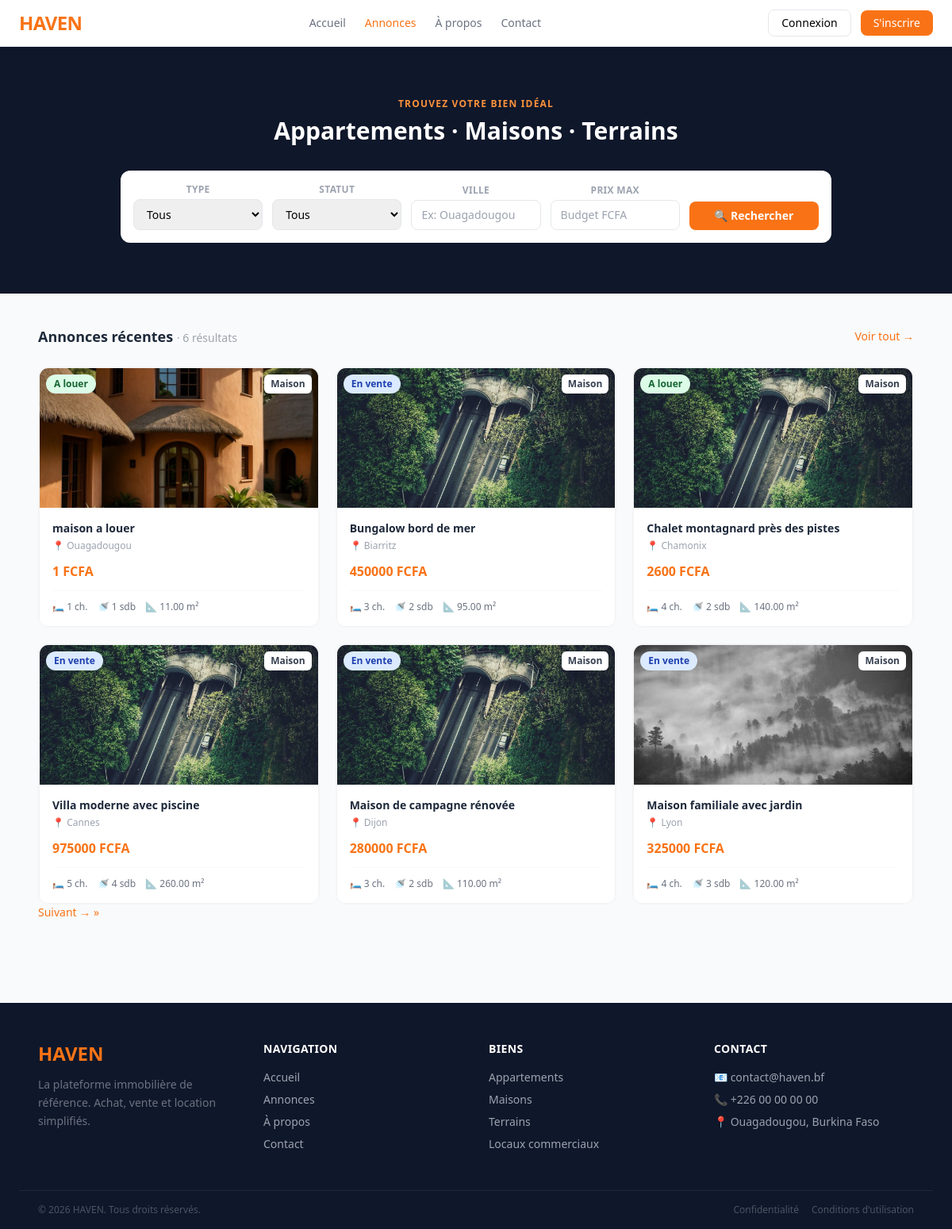
/search/?property_type=Maison, run on an earlier commit of the app's database.
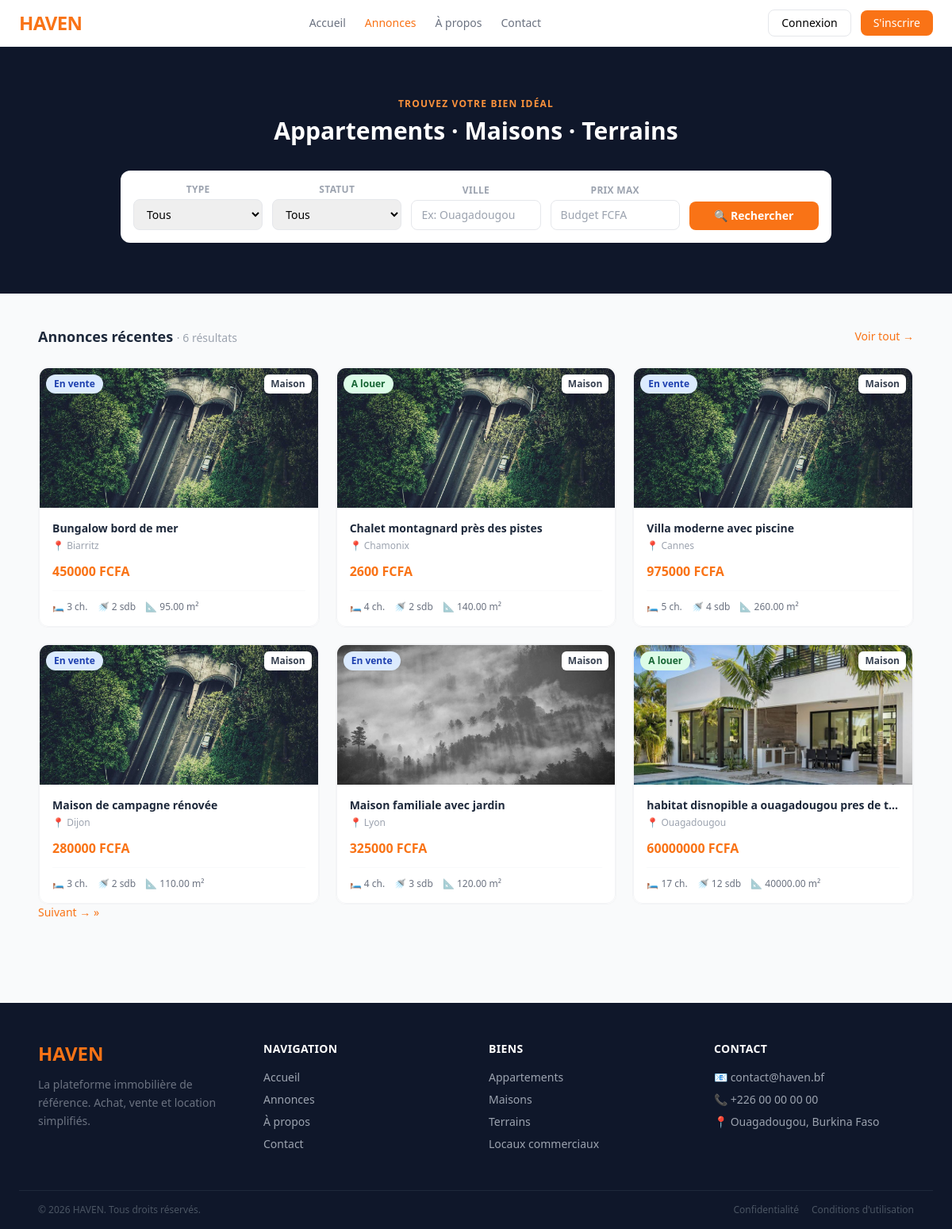
And on a later commit of the database.
### apps/listings/models.py (models this page shows, shortened)
class Listing(models.Model):
    STATUS = [
        ('En vente', 'En vente'),
        ('A louer', 'A louer'),
        ('Vendu', 'Vendu'),
        ('Loué', 'Loué'),
    ]
    TYPES = [
        ('Appartement', 'Appartement'),
        ('Maison', 'Maison'),
        ('Local commercial', 'Local commercial'),
        ('Terrain', 'Terrain'),
    ]
    user = models.ForeignKey(settings.AUTH_USER_MODEL,
                            on_delete=models.CASCADE)
    title = models.CharField(max_length=255)
    description = models.TextField()
    property_type = models.CharField(max_length=20, choices=TYPES)
    status = models.CharField(max_length=20, choices=STATUS)
    price = models.DecimalField(max_digits=14,decimal_places=2)
    bathrooms = models.IntegerField()
    bedrooms = models.IntegerField()
    is_available = models.BooleanField(default=True)
    city = models.CharField(max_length=255)
    longitude = models.DecimalField(max_digits=9, decimal_places=6)
    latitude = models.DecimalField(max_digits=9, decimal_places=6)
    created_at = models.DateTimeField(auto_now_add=True)
    area = models.DecimalField(max_digits=8, decimal_places=2, null=True, blank=True)
    def get_first_image(self):
        first = self.images.first()
        return first.image.url if first else None
    class Meta:
        ordering = ['-created_at']

class Images(models.Model):
    listing = models.ForeignKey(Listing,on_delete=models.CASCADE, related_name='images')
    image = models.ImageField(upload_to='listings/images/')
    class Meta:
        ordering = ['listing']

### apps/listings/views.py (the view)
# urls.py: path('search/',views.search,name='search'),
def search(request):
    listings = Listing.objects.filter(is_available=True)
    status = request.GET.get('status')
    city = request.GET.get('city')
    property_type = request.GET.get('property_type')
    price_max = request.GET.get('price_max')
    if status:
        listings = listings.filter(status=status)
    if city:
        listings = listings.filter(city__icontains=city)
    if property_type:
        listings = listings.filter(property_type=property_type)
    if price_max:
        listings = listings.filter(price__lte=price_max)
    page = request.GET.get('page')
    listings = Paginator(listings, 6).get_page(page)
    context = {
        'listings': listings,
        'types': Listing.TYPES,
        'statuses': Listing.STATUS[:2],
        'filters': request.GET,
    }
    return render(request, 'listings/search.html', context=context)

### templates/listings/search.html (shortened to what the changed rows need)
{% extends 'base.html' %}
{% block content %}
<div class="bg-slate-900 py-16 px-6 text-center">
    <h1 class="text-white text-3xl font-bold mb-8">Appartements · Maisons · Terrains</h1>
</div>
<div class="max-w-6xl mx-auto px-6 py-10">
    <div class="flex items-center justify-between mb-6">
        <h2 class="text-lg font-semibold text-slate-800">Annonces récentes
            <span class="text-gray-400 font-normal text-sm">· {{ listings|length }} résultats</span>
        </h2>
    </div>
    <div class="grid grid-cols-1 md:grid-cols-2 lg:grid-cols-3 gap-5">
        {% for listing in listings %}
        <a href="{% url 'listing-detail' listing.pk %}"
            class="bg-white rounded-xl overflow-hidden border border-gray-100 hover:-translate-y-1 hover:shadow-lg transition-all duration-200 block">
            <div
                class="bg-white rounded-xl overflow-hidden border border-gray-100 hover:-translate-y-1 hover:shadow-lg transition-all duration-200">
                <div class="relative h-44 bg-gray-100">
                    {% if listing.get_first_image %}
                    <img src="{{ listing.get_first_image }}" alt="{{ listing.title }}"
                        class="w-full h-full object-cover">
                    {% else %}
                    <div class="w-full h-full flex items-center justify-center text-4xl">🏠</div>
                    {% endif %}
                    <span
                        class="absolute top-2 left-2 text-xs font-semibold px-2.5 py-1 rounded-full
                    {% if listing.status == 'A louer' %}bg-green-100 text-green-800{% else %}bg-blue-100 text-blue-800{% endif %}">
                        {{ listing.status }}
                    </span>
                    <span
                        class="absolute top-2 right-2 bg-white text-xs font-semibold px-2 py-1 rounded-md text-gray-700">
                        {{ listing.property_type }}
                    </span>
                </div>
                <div class="p-4">
                    <h3 class="font-semibold text-slate-800 text-sm mb-1 truncate">{{ listing.title }}</h3>
                    <p class="text-xs text-gray-400 mb-3">📍 {{ listing.city }}</p>
                    <p class="text-orange-500 font-bold text-base mb-3">{{ listing.price|floatformat:0 }} FCFA</p>
                    <div class="flex gap-3 text-xs text-gray-500 border-t border-gray-50 pt-3">
                        {% if listing.bedrooms %}<span>🛏 {{ listing.bedrooms }} ch.</span>{% endif %}
                        {% if listing.bathrooms %}<span>🚿 {{ listing.bathrooms }} sdb</span>{% endif %}
                        {% if listing.area %}<span>📐 {{ listing.area }} m²</span>{% endif %}
                    </div>
                </div>
            </div>
        </a>
        {% empty %}
        <div class="col-span-3 text-center py-16 text-gray-400">Aucune annonce disponible.</div>
        {% endfor %}
    </div>
</div>
{% endblock %}

What changed in the data, as far as the page shows it:
removed Listing: get_first_image (picture), status "A louer", property_type "Maison", title "maison a louer", city "Ouagadougou", price "1", bedrooms "1", bathrooms "1", area "11.00"
now on this page (row edited): Listing: get_first_image (picture), status "A louer", property_type "Maison", title "habitat disnopible a ouagadougou pres de t…", city "Ouagadougou", price "60000000", bedrooms "17", bathrooms "12", area "40000.00"
